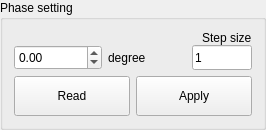
        <widget class="QGroupBox" name="phase_group">
         <property name="sizePolicy">
          <sizepolicy hsizetype="Minimum" vsizetype="Minimum">
           <horstretch>0</horstretch>
           <verstretch>0</verstretch>
          </sizepolicy>
         </property>
         <property name="title">
          <string>Phase setting</string>
         </property>
         <layout class="QGridLayout" name="gridLayout_13">
          <property name="verticalSpacing">
           <number>6</number>
          </property>
          <item row="0" column="0">
           <layout class="QGridLayout" name="gridLayout_5" columnminimumwidth="0,0,100">
            <property name="verticalSpacing">
             <number>0</number>
            </property>
            <item row="1" column="0">
             <widget class="QDoubleSpinBox" name="phase_spinbox">
              <property name="minimumSize">
               <size>
                <width>0</width>
                <height>25</height>
               </size>
              </property>
              <property name="maximumSize">
               <size>
                <width>90</width>
                <height>16777215</height>
               </size>
              </property>
              <property name="styleSheet">
               <string notr="true"/>
              </property>
              <property name="minimum">
               <double>-100000.000000000000000</double>
              </property>
              <property name="maximum">
               <double>100000.000000000000000</double>
              </property>
             </widget>
            </item>
            <item row="1" column="2" alignment="Qt::AlignRight">
             <widget class="QLineEdit" name="phase_step_size">
              <property name="minimumSize">
               <size>
                <width>0</width>
                <height>25</height>
               </size>
              </property>
              <property name="maximumSize">
               <size>
                <width>60</width>
                <height>16777215</height>
               </size>
              </property>
              <property name="text">
               <string>1</string>
              </property>
             </widget>
            </item>
            <item row="0" column="2" alignment="Qt::AlignRight">
             <widget class="QLabel" name="label_7">
              <property name="text">
               <string>Step size</string>
              </property>
              <property name="margin">
               <number>2</number>
              </property>
             </widget>
            </item>
            <item row="1" column="1" alignment="Qt::AlignLeft">
             <widget class="QLabel" name="label_6">
              <property name="text">
               <string>degree</string>
              </property>
             </widget>
            </item>
           </layout>
          </item>
          <item row="1" column="0">
           <widget class="QWidget" name="widget_6" native="true">
            <layout class="QHBoxLayout" name="horizontalLayout_5">
             <property name="leftMargin">
              <number>0</number>
             </property>
             <property name="topMargin">
              <number>0</number>
             </property>
             <property name="rightMargin">
              <number>0</number>
             </property>
             <property name="bottomMargin">
              <number>0</number>
             </property>
             <item>
              <widget class="QPushButton" name="read_phase_button">
               <property name="minimumSize">
                <size>
                 <width>0</width>
                 <height>40</height>
                </size>
               </property>
               <property name="focusPolicy">
                <enum>Qt::NoFocus</enum>
               </property>
               <property name="text">
                <string>Read</string>
               </property>
              </widget>
             </item>
             <item>
              <widget class="QPushButton" name="apply_phase_button">
               <property name="minimumSize">
                <size>
                 <width>0</width>
                 <height>40</height>
                </size>
               </property>
               <property name="focusPolicy">
                <enum>Qt::NoFocus</enum>
               </property>
               <property name="text">
                <string>Apply</string>
               </property>
              </widget>
             </item>
            </layout>
           </widget>
          </item>
         </layout>
        </widget>
